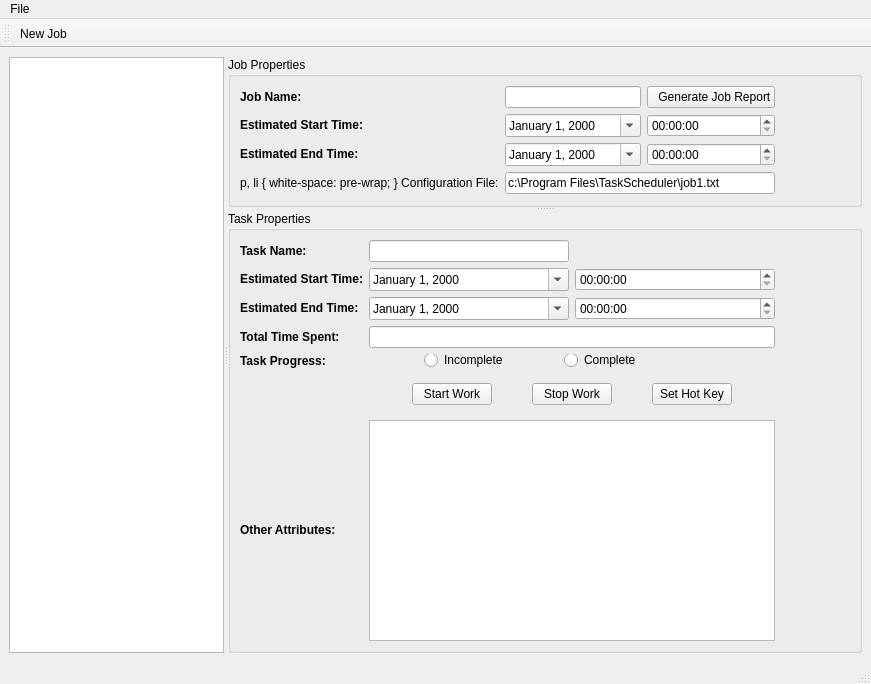
<ui version="4.0" >
 <class>BitsGUI</class>
 <widget class="QMainWindow" name="BitsGUI" >
  <property name="geometry" >
   <rect>
    <x>0</x>
    <y>0</y>
    <width>871</width>
    <height>684</height>
   </rect>
  </property>
  <property name="windowTitle" >
   <string>MainWindow</string>
  </property>
  <widget class="QWidget" name="centralwidget" >
   <layout class="QHBoxLayout" >
    <property name="margin" >
     <number>9</number>
    </property>
    <property name="spacing" >
     <number>0</number>
    </property>
    <item>
     <widget class="QWidget" native="1" name="hotkeyHolder" >
      <property name="sizePolicy" >
       <sizepolicy>
        <hsizetype>0</hsizetype>
        <vsizetype>0</vsizetype>
        <horstretch>0</horstretch>
        <verstretch>0</verstretch>
       </sizepolicy>
      </property>
      <property name="maximumSize" >
       <size>
        <width>0</width>
        <height>16777215</height>
       </size>
      </property>
     </widget>
    </item>
    <item>
     <widget class="QSplitter" name="mainLayout" >
      <property name="orientation" >
       <enum>Qt::Horizontal</enum>
      </property>
      <widget class="QTreeView" name="treeView" >
       <property name="sizePolicy" >
        <sizepolicy>
         <hsizetype>5</hsizetype>
         <vsizetype>7</vsizetype>
         <horstretch>0</horstretch>
         <verstretch>0</verstretch>
        </sizepolicy>
       </property>
       <property name="maximumSize" >
        <size>
         <width>16777215</width>
         <height>16777215</height>
        </size>
       </property>
       <property name="baseSize" >
        <size>
         <width>0</width>
         <height>0</height>
        </size>
       </property>
       <property name="alternatingRowColors" >
        <bool>false</bool>
       </property>
       <property name="iconSize" >
        <size>
         <width>24</width>
         <height>24</height>
        </size>
       </property>
      </widget>
      <widget class="QSplitter" name="dataViewSplitter" >
       <property name="orientation" >
        <enum>Qt::Vertical</enum>
       </property>
       <widget class="QGroupBox" name="groupBox" >
        <property name="sizePolicy" >
         <sizepolicy>
          <hsizetype>7</hsizetype>
          <vsizetype>7</vsizetype>
          <horstretch>0</horstretch>
          <verstretch>1</verstretch>
         </sizepolicy>
        </property>
        <property name="minimumSize" >
         <size>
          <width>0</width>
          <height>150</height>
         </size>
        </property>
        <property name="maximumSize" >
         <size>
          <width>16777215</width>
          <height>150</height>
         </size>
        </property>
        <property name="title" >
         <string>Job Properties</string>
        </property>
        <layout class="QHBoxLayout" >
         <property name="margin" >
          <number>9</number>
         </property>
         <property name="spacing" >
          <number>6</number>
         </property>
         <item>
          <layout class="QGridLayout" >
           <property name="margin" >
            <number>0</number>
           </property>
           <property name="spacing" >
            <number>6</number>
           </property>
           <item row="1" column="2" >
            <widget class="QTimeEdit" name="jobStartTime" >
             <property name="calendarPopup" >
              <bool>false</bool>
             </property>
            </widget>
           </item>
           <item row="2" column="0" >
            <widget class="QLabel" name="estEndTTime" >
             <property name="sizePolicy" >
              <sizepolicy>
               <hsizetype>1</hsizetype>
               <vsizetype>5</vsizetype>
               <horstretch>0</horstretch>
               <verstretch>0</verstretch>
              </sizepolicy>
             </property>
             <property name="text" >
              <string>&lt;html>&lt;head>&lt;meta name="qrichtext" content="1" />&lt;style type="text/css">
p, li { white-space: pre-wrap; }
&lt;/style>&lt;/head>&lt;body style=" font-family:'Sans Serif'; font-size:9pt; font-weight:400; font-style:normal; text-decoration:none;">
&lt;p style=" margin-top:0px; margin-bottom:0px; margin-left:0px; margin-right:0px; -qt-block-indent:0; text-indent:0px;">&lt;span style=" font-weight:600;">Estimated End Time:&lt;/span>&lt;/p>&lt;/body>&lt;/html></string>
             </property>
             <property name="textFormat" >
              <enum>Qt::RichText</enum>
             </property>
            </widget>
           </item>
           <item row="3" column="1" colspan="2" >
            <widget class="QLineEdit" name="jobFilename" >
             <property name="sizePolicy" >
              <sizepolicy>
               <hsizetype>7</hsizetype>
               <vsizetype>0</vsizetype>
               <horstretch>1</horstretch>
               <verstretch>0</verstretch>
              </sizepolicy>
             </property>
             <property name="text" >
              <string>c:\Program Files\TaskScheduler\job1.txt</string>
             </property>
             <property name="readOnly" >
              <bool>true</bool>
             </property>
            </widget>
           </item>
           <item row="2" column="2" >
            <widget class="QTimeEdit" name="jobEndTime" />
           </item>
           <item row="3" column="0" >
            <widget class="QLabel" name="label_2" >
             <property name="sizePolicy" >
              <sizepolicy>
               <hsizetype>1</hsizetype>
               <vsizetype>5</vsizetype>
               <horstretch>0</horstretch>
               <verstretch>0</verstretch>
              </sizepolicy>
             </property>
             <property name="text" >
              <string>&lt;html>&lt;head>&lt;meta name="qrichtext" content="1" />&lt;style type="text/css">
p, li { white-space: pre-wrap; }
&lt;/style>&lt;/head>&lt;body style=" font-family:'Sans Serif'; font-size:9pt; font-weight:400; font-style:normal; text-decoration:none;">
&lt;p style=" margin-top:0px; margin-bottom:0px; margin-left:0px; margin-right:0px; -qt-block-indent:0; text-indent:0px;">&lt;span style=" font-weight:600;">Configuration File:&lt;/span>&lt;/p>&lt;/body>&lt;/html></string>
             </property>
             <property name="textFormat" >
              <enum>Qt::RichText</enum>
             </property>
            </widget>
           </item>
           <item row="0" column="1" >
            <widget class="QLineEdit" name="jobNameTextBox" />
           </item>
           <item row="2" column="1" >
            <widget class="QDateEdit" name="jobEndDate" >
             <property name="displayFormat" >
              <string>MMMM d, yyyy</string>
             </property>
             <property name="calendarPopup" >
              <bool>true</bool>
             </property>
            </widget>
           </item>
           <item row="0" column="0" >
            <widget class="QLabel" name="jobNameTLabel" >
             <property name="sizePolicy" >
              <sizepolicy>
               <hsizetype>0</hsizetype>
               <vsizetype>5</vsizetype>
               <horstretch>0</horstretch>
               <verstretch>0</verstretch>
              </sizepolicy>
             </property>
             <property name="text" >
              <string>&lt;html>&lt;head>&lt;meta name="qrichtext" content="1" />&lt;style type="text/css">
p, li { white-space: pre-wrap; }
&lt;/style>&lt;/head>&lt;body style=" font-family:'Sans Serif'; font-size:9pt; font-weight:400; font-style:normal; text-decoration:none;">
&lt;p style=" margin-top:0px; margin-bottom:0px; margin-left:0px; margin-right:0px; -qt-block-indent:0; text-indent:0px;">&lt;span style=" font-weight:600;">Job Name:&lt;/span>&lt;/p>&lt;/body>&lt;/html></string>
             </property>
             <property name="textFormat" >
              <enum>Qt::RichText</enum>
             </property>
            </widget>
           </item>
           <item row="1" column="1" >
            <widget class="QDateEdit" name="jobStartDate" >
             <property name="displayFormat" >
              <string>MMMM d, yyyy</string>
             </property>
             <property name="calendarPopup" >
              <bool>true</bool>
             </property>
            </widget>
           </item>
           <item row="1" column="0" >
            <widget class="QLabel" name="label" >
             <property name="sizePolicy" >
              <sizepolicy>
               <hsizetype>1</hsizetype>
               <vsizetype>5</vsizetype>
               <horstretch>0</horstretch>
               <verstretch>0</verstretch>
              </sizepolicy>
             </property>
             <property name="text" >
              <string>&lt;html>&lt;head>&lt;meta name="qrichtext" content="1" />&lt;style type="text/css">
p, li { white-space: pre-wrap; }
&lt;/style>&lt;/head>&lt;body style=" font-family:'Sans Serif'; font-size:9pt; font-weight:400; font-style:normal; text-decoration:none;">
&lt;p style=" margin-top:0px; margin-bottom:0px; margin-left:0px; margin-right:0px; -qt-block-indent:0; text-indent:0px;">&lt;span style=" font-weight:600;">Estimated Start Time:&lt;/span>&lt;/p>&lt;/body>&lt;/html></string>
             </property>
             <property name="textFormat" >
              <enum>Qt::RichText</enum>
             </property>
            </widget>
           </item>
           <item row="0" column="2" >
            <widget class="QPushButton" name="generateReport" >
             <property name="styleSheet" >
              <string/>
             </property>
             <property name="text" >
              <string>  Generate Job Report</string>
             </property>
             <property name="icon" >
              <iconset>Icons/format-justify-center.png</iconset>
             </property>
            </widget>
           </item>
           <item row="2" column="3" >
            <spacer>
             <property name="orientation" >
              <enum>Qt::Horizontal</enum>
             </property>
             <property name="sizeType" >
              <enum>QSizePolicy::Minimum</enum>
             </property>
             <property name="sizeHint" >
              <size>
               <width>75</width>
               <height>20</height>
              </size>
             </property>
            </spacer>
           </item>
          </layout>
         </item>
        </layout>
       </widget>
       <widget class="QGroupBox" name="taskProperties" >
        <property name="sizePolicy" >
         <sizepolicy>
          <hsizetype>7</hsizetype>
          <vsizetype>7</vsizetype>
          <horstretch>0</horstretch>
          <verstretch>2</verstretch>
         </sizepolicy>
        </property>
        <property name="title" >
         <string>Task Properties</string>
        </property>
        <layout class="QHBoxLayout" >
         <property name="margin" >
          <number>9</number>
         </property>
         <property name="spacing" >
          <number>6</number>
         </property>
         <item>
          <layout class="QGridLayout" >
           <property name="margin" >
            <number>0</number>
           </property>
           <property name="spacing" >
            <number>6</number>
           </property>
           <item row="1" column="0" >
            <widget class="QLabel" name="label_4" >
             <property name="sizePolicy" >
              <sizepolicy>
               <hsizetype>1</hsizetype>
               <vsizetype>5</vsizetype>
               <horstretch>0</horstretch>
               <verstretch>0</verstretch>
              </sizepolicy>
             </property>
             <property name="text" >
              <string>&lt;html>&lt;head>&lt;meta name="qrichtext" content="1" />&lt;style type="text/css">
p, li { white-space: pre-wrap; }
&lt;/style>&lt;/head>&lt;body style=" font-family:'Sans Serif'; font-size:9pt; font-weight:400; font-style:normal; text-decoration:none;">
&lt;p style=" margin-top:0px; margin-bottom:0px; margin-left:0px; margin-right:0px; -qt-block-indent:0; text-indent:0px;">&lt;span style=" font-weight:600;">Estimated Start Time:&lt;/span>&lt;/p>&lt;/body>&lt;/html></string>
             </property>
            </widget>
           </item>
           <item rowspan="2" row="3" column="1" colspan="2" >
            <widget class="QLineEdit" name="taskTotalTime" >
             <property name="sizePolicy" >
              <sizepolicy>
               <hsizetype>7</hsizetype>
               <vsizetype>0</vsizetype>
               <horstretch>1</horstretch>
               <verstretch>0</verstretch>
              </sizepolicy>
             </property>
            </widget>
           </item>
           <item row="2" column="0" >
            <widget class="QLabel" name="label_5" >
             <property name="sizePolicy" >
              <sizepolicy>
               <hsizetype>1</hsizetype>
               <vsizetype>5</vsizetype>
               <horstretch>0</horstretch>
               <verstretch>0</verstretch>
              </sizepolicy>
             </property>
             <property name="text" >
              <string>&lt;html>&lt;head>&lt;meta name="qrichtext" content="1" />&lt;style type="text/css">
p, li { white-space: pre-wrap; }
&lt;/style>&lt;/head>&lt;body style=" font-family:'Sans Serif'; font-size:9pt; font-weight:400; font-style:normal; text-decoration:none;">
&lt;p style=" margin-top:0px; margin-bottom:0px; margin-left:0px; margin-right:0px; -qt-block-indent:0; text-indent:0px;">&lt;span style=" font-weight:600;">Estimated End Time:&lt;/span>&lt;/p>&lt;/body>&lt;/html></string>
             </property>
            </widget>
           </item>
           <item row="2" column="2" >
            <widget class="QTimeEdit" name="taskEndTime" >
             <property name="sizePolicy" >
              <sizepolicy>
               <hsizetype>7</hsizetype>
               <vsizetype>0</vsizetype>
               <horstretch>0</horstretch>
               <verstretch>0</verstretch>
              </sizepolicy>
             </property>
            </widget>
           </item>
           <item row="0" column="1" >
            <widget class="QLineEdit" name="taskName" >
             <property name="sizePolicy" >
              <sizepolicy>
               <hsizetype>7</hsizetype>
               <vsizetype>0</vsizetype>
               <horstretch>0</horstretch>
               <verstretch>0</verstretch>
              </sizepolicy>
             </property>
            </widget>
           </item>
           <item row="0" column="0" >
            <widget class="QLabel" name="label_3" >
             <property name="sizePolicy" >
              <sizepolicy>
               <hsizetype>0</hsizetype>
               <vsizetype>5</vsizetype>
               <horstretch>0</horstretch>
               <verstretch>0</verstretch>
              </sizepolicy>
             </property>
             <property name="text" >
              <string>&lt;html>&lt;head>&lt;meta name="qrichtext" content="1" />&lt;style type="text/css">
p, li { white-space: pre-wrap; }
&lt;/style>&lt;/head>&lt;body style=" font-family:'Sans Serif'; font-size:9pt; font-weight:400; font-style:normal; text-decoration:none;">
&lt;p style=" margin-top:0px; margin-bottom:0px; margin-left:0px; margin-right:0px; -qt-block-indent:0; text-indent:0px;">&lt;span style=" font-weight:600;">Task Name:&lt;/span>&lt;/p>&lt;/body>&lt;/html></string>
             </property>
            </widget>
           </item>
           <item row="7" column="1" colspan="2" >
            <widget class="QTableView" name="attributeView" >
             <property name="sizePolicy" >
              <sizepolicy>
               <hsizetype>7</hsizetype>
               <vsizetype>7</vsizetype>
               <horstretch>0</horstretch>
               <verstretch>0</verstretch>
              </sizepolicy>
             </property>
             <property name="editTriggers" >
              <set>QAbstractItemView::DoubleClicked|QAbstractItemView::NoEditTriggers|QAbstractItemView::SelectedClicked</set>
             </property>
             <property name="showDropIndicator" stdset="0" >
              <bool>false</bool>
             </property>
             <property name="alternatingRowColors" >
              <bool>true</bool>
             </property>
             <property name="selectionMode" >
              <enum>QAbstractItemView::SingleSelection</enum>
             </property>
             <property name="selectionBehavior" >
              <enum>QAbstractItemView::SelectRows</enum>
             </property>
            </widget>
           </item>
           <item row="2" column="1" >
            <widget class="QDateEdit" name="taskEndDate" >
             <property name="sizePolicy" >
              <sizepolicy>
               <hsizetype>7</hsizetype>
               <vsizetype>0</vsizetype>
               <horstretch>0</horstretch>
               <verstretch>0</verstretch>
              </sizepolicy>
             </property>
             <property name="displayFormat" >
              <string>MMMM d, yyyy</string>
             </property>
             <property name="calendarPopup" >
              <bool>true</bool>
             </property>
            </widget>
           </item>
           <item rowspan="2" row="3" column="3" >
            <spacer>
             <property name="orientation" >
              <enum>Qt::Horizontal</enum>
             </property>
             <property name="sizeType" >
              <enum>QSizePolicy::Minimum</enum>
             </property>
             <property name="sizeHint" >
              <size>
               <width>75</width>
               <height>20</height>
              </size>
             </property>
            </spacer>
           </item>
           <item row="1" column="2" >
            <widget class="QTimeEdit" name="taskStartTime" >
             <property name="sizePolicy" >
              <sizepolicy>
               <hsizetype>7</hsizetype>
               <vsizetype>0</vsizetype>
               <horstretch>0</horstretch>
               <verstretch>0</verstretch>
              </sizepolicy>
             </property>
            </widget>
           </item>
           <item row="7" column="0" >
            <widget class="QLabel" name="label_13" >
             <property name="text" >
              <string>&lt;html>&lt;head>&lt;meta name="qrichtext" content="1" />&lt;style type="text/css">
p, li { white-space: pre-wrap; }
&lt;/style>&lt;/head>&lt;body style=" font-family:'Sans Serif'; font-size:9pt; font-weight:400; font-style:normal; text-decoration:none;">
&lt;p style=" margin-top:0px; margin-bottom:0px; margin-left:0px; margin-right:0px; -qt-block-indent:0; text-indent:0px;">&lt;span style=" font-weight:600;">Other Attributes:&lt;/span>&lt;/p>&lt;/body>&lt;/html></string>
             </property>
            </widget>
           </item>
           <item rowspan="2" row="3" column="0" >
            <widget class="QLabel" name="label_6" >
             <property name="sizePolicy" >
              <sizepolicy>
               <hsizetype>1</hsizetype>
               <vsizetype>5</vsizetype>
               <horstretch>0</horstretch>
               <verstretch>0</verstretch>
              </sizepolicy>
             </property>
             <property name="text" >
              <string>&lt;html>&lt;head>&lt;meta name="qrichtext" content="1" />&lt;style type="text/css">
p, li { white-space: pre-wrap; }
&lt;/style>&lt;/head>&lt;body style=" font-family:'Sans Serif'; font-size:9pt; font-weight:400; font-style:normal; text-decoration:none;">
&lt;p style=" margin-top:0px; margin-bottom:0px; margin-left:0px; margin-right:0px; -qt-block-indent:0; text-indent:0px;">&lt;span style=" font-weight:600;">Total Time Spent:&lt;/span>&lt;/p>&lt;/body>&lt;/html></string>
             </property>
            </widget>
           </item>
           <item row="6" column="1" colspan="2" >
            <widget class="QWidget" native="1" name="widget" >
             <property name="enabled" >
              <bool>true</bool>
             </property>
             <layout class="QHBoxLayout" >
              <property name="margin" >
               <number>9</number>
              </property>
              <property name="spacing" >
               <number>6</number>
              </property>
              <item>
               <widget class="QPushButton" name="startWorkButton" >
                <property name="sizePolicy" >
                 <sizepolicy>
                  <hsizetype>0</hsizetype>
                  <vsizetype>0</vsizetype>
                  <horstretch>0</horstretch>
                  <verstretch>0</verstretch>
                 </sizepolicy>
                </property>
                <property name="text" >
                 <string>Start Work</string>
                </property>
                <property name="icon" >
                 <iconset>Icons/go-next.png</iconset>
                </property>
                <property name="iconSize" >
                 <size>
                  <width>24</width>
                  <height>24</height>
                 </size>
                </property>
                <property name="shortcut" >
                 <string/>
                </property>
               </widget>
              </item>
              <item>
               <widget class="QPushButton" name="stopWorkButton" >
                <property name="sizePolicy" >
                 <sizepolicy>
                  <hsizetype>0</hsizetype>
                  <vsizetype>0</vsizetype>
                  <horstretch>0</horstretch>
                  <verstretch>0</verstretch>
                 </sizepolicy>
                </property>
                <property name="text" >
                 <string>Stop Work</string>
                </property>
                <property name="icon" >
                 <iconset>Icons/process-stop.png</iconset>
                </property>
                <property name="iconSize" >
                 <size>
                  <width>24</width>
                  <height>24</height>
                 </size>
                </property>
               </widget>
              </item>
              <item>
               <widget class="QPushButton" name="setHotKey" >
                <property name="sizePolicy" >
                 <sizepolicy>
                  <hsizetype>0</hsizetype>
                  <vsizetype>0</vsizetype>
                  <horstretch>0</horstretch>
                  <verstretch>0</verstretch>
                 </sizepolicy>
                </property>
                <property name="text" >
                 <string>Set Hot Key</string>
                </property>
                <property name="icon" >
                 <iconset>Icons/list-add.png</iconset>
                </property>
                <property name="iconSize" >
                 <size>
                  <width>24</width>
                  <height>24</height>
                 </size>
                </property>
               </widget>
              </item>
             </layout>
            </widget>
           </item>
           <item row="1" column="1" >
            <widget class="QDateEdit" name="taskStartDate" >
             <property name="sizePolicy" >
              <sizepolicy>
               <hsizetype>7</hsizetype>
               <vsizetype>0</vsizetype>
               <horstretch>0</horstretch>
               <verstretch>0</verstretch>
              </sizepolicy>
             </property>
             <property name="displayFormat" >
              <string>MMMM d, yyyy</string>
             </property>
             <property name="calendarPopup" >
              <bool>true</bool>
             </property>
            </widget>
           </item>
           <item row="5" column="0" >
            <widget class="QLabel" name="label_7" >
             <property name="text" >
              <string>&lt;html>&lt;head>&lt;meta name="qrichtext" content="1" />&lt;style type="text/css">
p, li { white-space: pre-wrap; }
&lt;/style>&lt;/head>&lt;body style=" font-family:'Sans Serif'; font-size:9pt; font-weight:400; font-style:normal; text-decoration:none;">
&lt;p style=" margin-top:0px; margin-bottom:0px; margin-left:0px; margin-right:0px; -qt-block-indent:0; text-indent:0px;">&lt;span style=" font-weight:600;">Task Progress:&lt;/span>&lt;/p>&lt;/body>&lt;/html></string>
             </property>
            </widget>
           </item>
           <item row="5" column="1" colspan="2" >
            <widget class="QWidget" native="1" name="widget_2" >
             <widget class="QRadioButton" name="incompleteRadio" >
              <property name="geometry" >
               <rect>
                <x>55</x>
                <y>-5</y>
                <width>92</width>
                <height>22</height>
               </rect>
              </property>
              <property name="text" >
               <string>Incomplete</string>
              </property>
             </widget>
             <widget class="QRadioButton" name="completeRadio" >
              <property name="geometry" >
               <rect>
                <x>195</x>
                <y>-5</y>
                <width>92</width>
                <height>22</height>
               </rect>
              </property>
              <property name="text" >
               <string>Complete</string>
              </property>
             </widget>
            </widget>
           </item>
          </layout>
         </item>
        </layout>
       </widget>
      </widget>
     </widget>
    </item>
   </layout>
  </widget>
  <widget class="QMenuBar" name="menubar" >
   <property name="geometry" >
    <rect>
     <x>0</x>
     <y>0</y>
     <width>871</width>
     <height>28</height>
    </rect>
   </property>
   <widget class="QMenu" name="menuFile" >
    <property name="title" >
     <string>File</string>
    </property>
    <addaction name="newJobAction" />
    <addaction name="separator" />
   </widget>
   <addaction name="menuFile" />
  </widget>
  <widget class="QStatusBar" name="statusbar" />
  <widget class="QToolBar" name="toolBar" >
   <property name="contextMenuPolicy" >
    <enum>Qt::NoContextMenu</enum>
   </property>
   <property name="orientation" >
    <enum>Qt::Horizontal</enum>
   </property>
   <property name="toolButtonStyle" >
    <enum>Qt::ToolButtonTextBesideIcon</enum>
   </property>
   <attribute name="toolBarArea" >
    <number>4</number>
   </attribute>
   <addaction name="newJobAction" />
  </widget>
  <action name="newJobAction" >
   <property name="icon" >
    <iconset>Icons/accessories-text-editor.png</iconset>
   </property>
   <property name="text" >
    <string>New Job</string>
   </property>
   <property name="iconText" >
    <string>New Job</string>
   </property>
   <property name="toolTip" >
    <string>Create a new job</string>
   </property>
  </action>
 </widget>
 <resources/>
 <connections/>
</ui>
